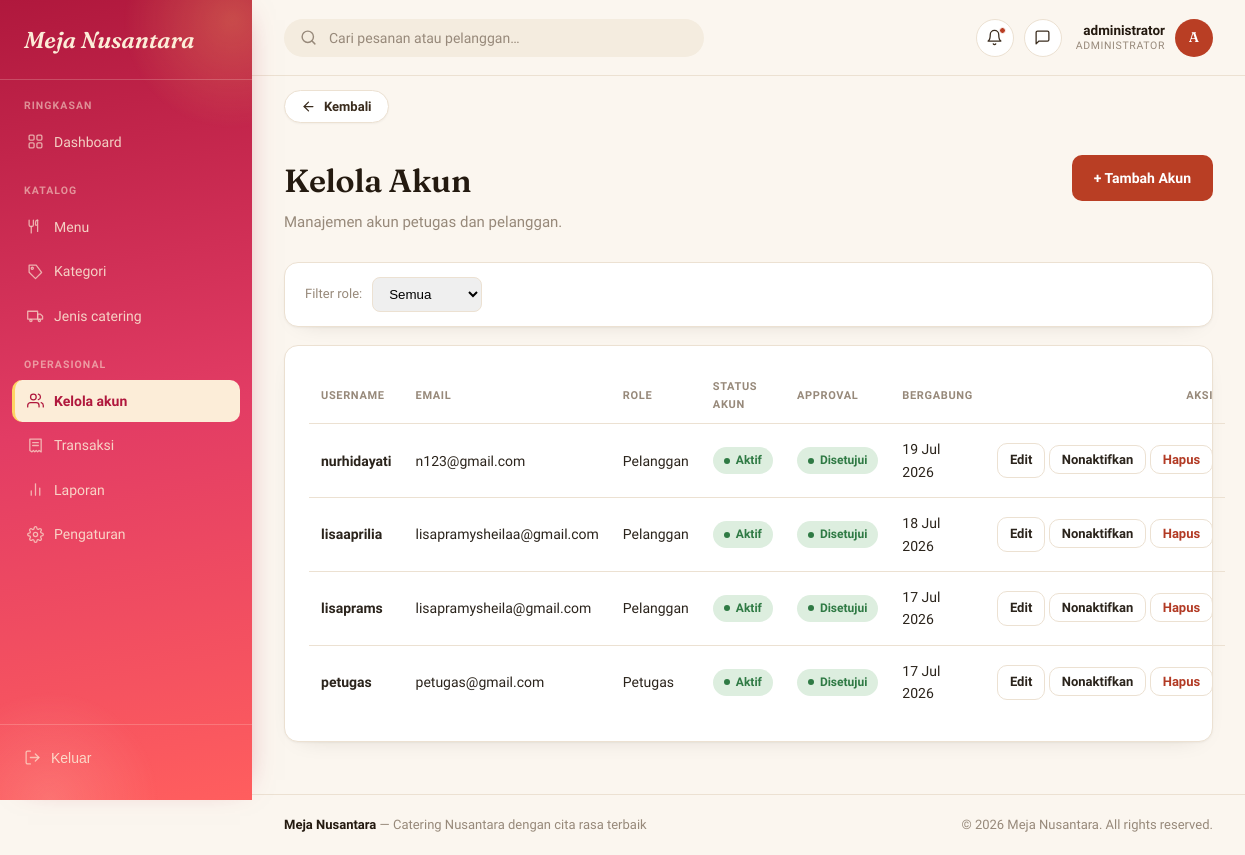
The page /admin-panel/akun/ (signed in) on the database as committed earlier.
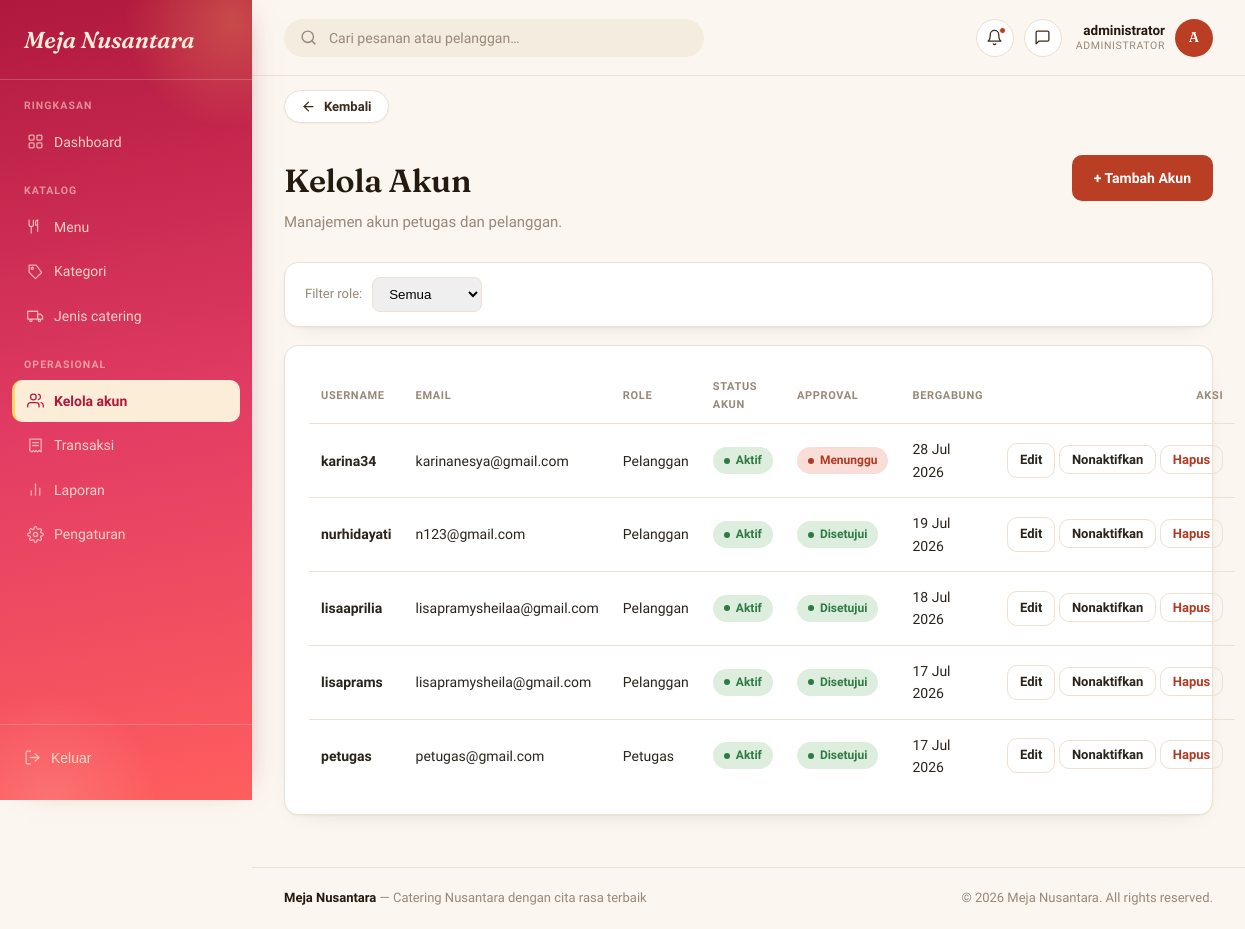
The same page on the database as committed later.
### administrator/models.py (models this page shows, shortened)
class User(AbstractUser):
    class Role(models.TextChoices):
        ADMINISTRATOR = 'administrator', 'Administrator'
        petugas = 'petugas', 'petugas'
        PELANGGAN = 'pelanggan', 'Pelanggan'
    role = models.CharField(max_length=20, choices=Role.choices, default=Role.PELANGGAN)
    is_approved = models.BooleanField(
        default=False,
        help_text="Khusus role pelanggan. True jika registrasi sudah disetujui petugas."
    )
    approved_by = models.ForeignKey(
        'self', on_delete=models.SET_NULL, null=True, blank=True,
        related_name='approved_users', limit_choices_to={'role': 'petugas'}
    )
    approved_at = models.DateTimeField(null=True, blank=True)
    no_telepon = models.CharField(max_length=20, blank=True)
    alamat = models.TextField(blank=True)

### administrator/views.py (the view)
# urls.py: path('akun/', views.akun_list, name='akun_list'),
@role_required('administrator')
def akun_list(request):
    role_filter = request.GET.get('role', '')
    akun = User.objects.exclude(role=User.Role.ADMINISTRATOR).order_by('-date_joined')
    if role_filter:
        akun = akun.filter(role=role_filter)
    paginator = Paginator(akun, 15)
    page_obj = paginator.get_page(request.GET.get('page'))
    return render(request, 'administrator/akun_list.html', {'page_obj': page_obj, 'role_filter': role_filter})

### templates/administrator/akun_list.html (shortened to what this page needs)
{% extends "base.html" %}
{% block topbar_role %}Administrator{% endblock %}
{% block content %}
<div class="page-head">
    <div>
        <h1>Kelola Akun</h1>
        <p>Manajemen akun petugas dan pelanggan.</p>
    </div>
    <a href="{% url 'administrator:akun_tambah' %}"
       class="btn btn-primary">
        + Tambah Akun
    </a>
</div>
<div class="panel" style="padding: 14px 20px; margin-bottom: 18px;">
  <form method="get" style="display:flex; gap:10px; align-items:center;">
    <label style="font-size:13px; color: var(--text-muted); margin:0;">Filter role:</label>
    <select name="role" onchange="this.form.submit()" style="padding:8px 12px; border:1px solid var(--border); border-radius:8px;">
      <option value="" {% if not role_filter %}selected{% endif %}>Semua</option>
    </select>
  </form>
</div>
<div class="panel">
  {% if page_obj %}
  <table class="data">
    <thead>
      <tr>
        <th>Username</th>
        <th>Email</th>
        <th>Role</th>
        <th>Status akun</th>
        <th>Approval</th>
        <th>Bergabung</th>
        <th style="text-align:right;">Aksi</th>
      </tr>
    </thead>
    <tbody>
      {% for akun in page_obj %}
      <tr>
        <td><strong>{{ akun.username }}</strong></td>
        <td>{{ akun.email|default:"-" }}</td>
        <td style="text-transform: capitalize;">{{ akun.role }}</td>
        <td>
          {% if akun.is_active %}
            <span class="badge selesai">Aktif</span>
          {% else %}
            <span class="badge batal">Nonaktif</span>
          {% endif %}
        </td>
        <td>
          {% if akun.is_approved %}
            <span class="badge selesai">Disetujui</span>
          {% else %}
            <span class="badge menunggu">Menunggu</span>
          {% endif %}
        </td>
        <td>{{ akun.date_joined|date:"d M Y" }}</td>
        <td style="text-align:right; white-space:nowrap;">
          <a href="{% url 'administrator:akun_edit' akun.pk %}" class="btn btn-ghost" style="padding:6px 12px; font-size:13px;">Edit</a>
          <form method="post" action="{% url 'administrator:akun_toggle_active' akun.pk %}" style="display:inline;">
            <button type="submit" class="btn btn-ghost" style="padding:6px 12px; font-size:13px;">
              {% if akun.is_active %}Nonaktifkan{% else %}Aktifkan{% endif %}
            </button>
          </form>
          <form method="post" action="{% url 'administrator:akun_hapus' akun.pk %}" style="display:inline;"
                onsubmit="return confirm('Yakin hapus akun {{ akun.username }}? Tindakan ini tidak bisa dibatalkan.');">
            <button type="submit" class="btn btn-ghost" style="padding:6px 12px; font-size:13px; color: var(--danger);">Hapus</button>
          </form>
        </td>
      </tr>
      {% endfor %}
    </tbody>
  </table>
  {% else %}
  <p style="color: var(--text-muted); text-align:center; padding: 30px 0;">Belum ada akun.</p>
  {% endif %}
</div>
{% endblock %}

Rows that differ between the two databases and show on the page:
added User: username "karina34", email "karinanesya@gmail.com", role "Pelanggan", is_active "Aktif", is_approved "Menunggu", date_joined "28 Jul 2026"
